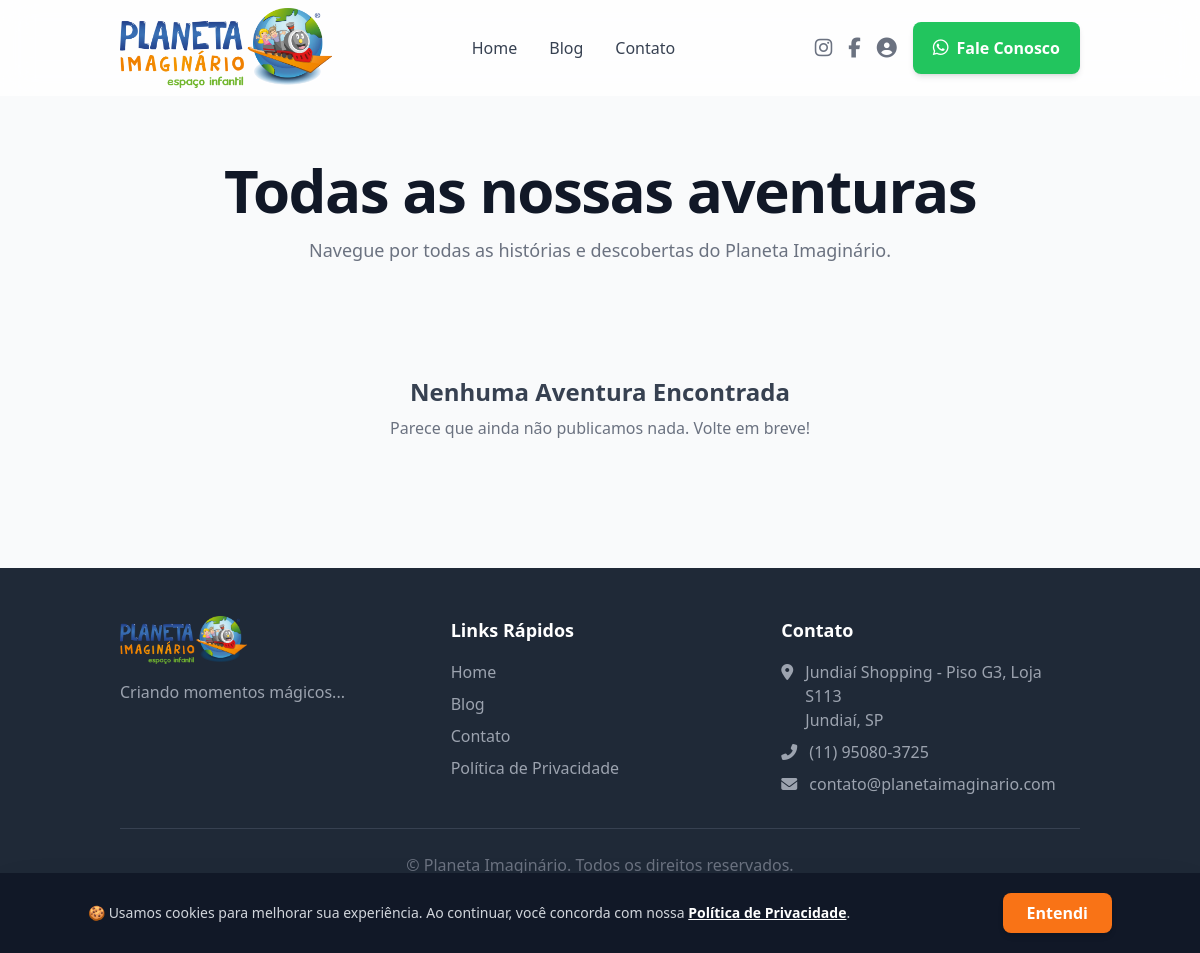
/blog, run on an earlier commit of the app's database.
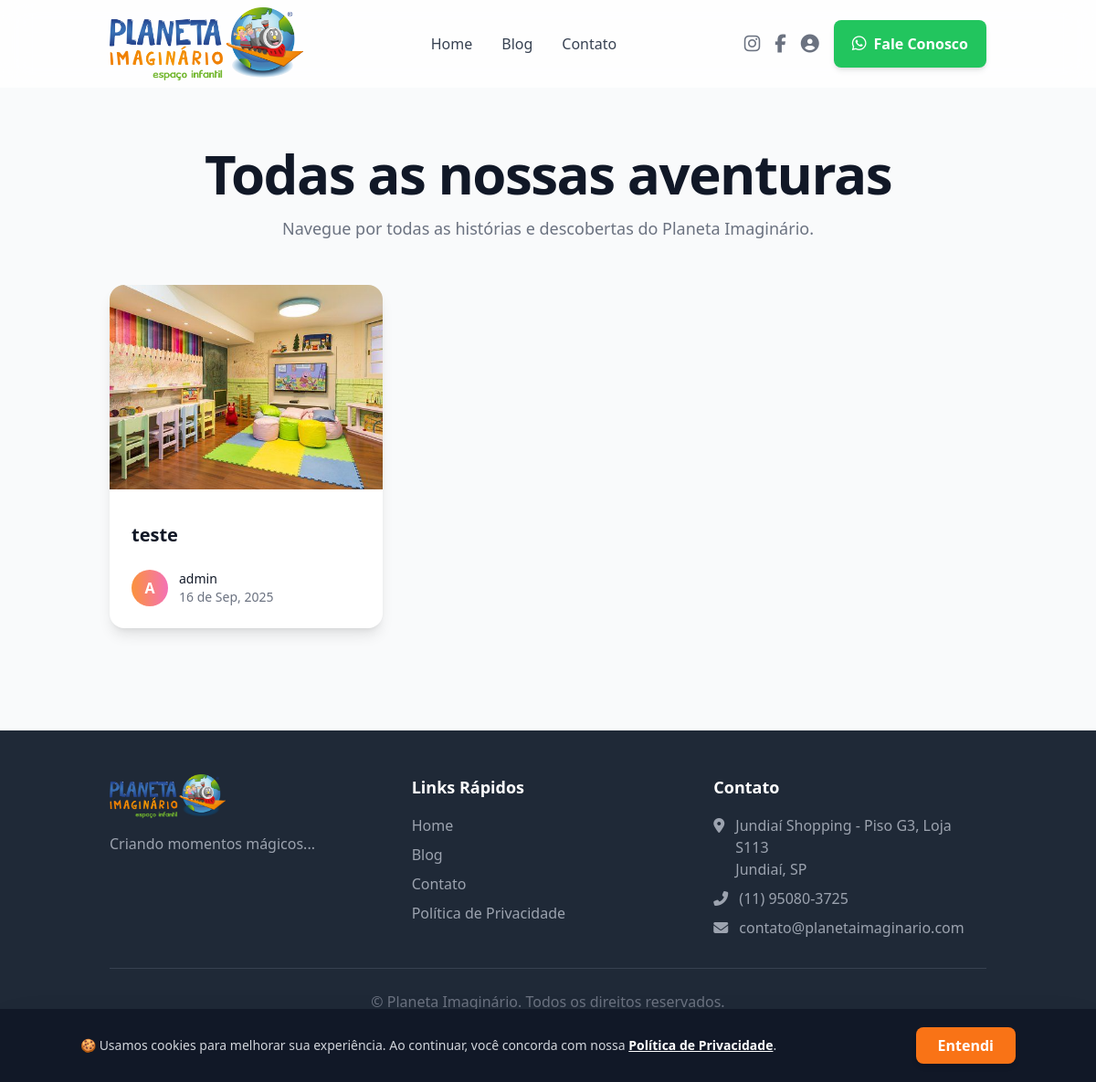
And on a later commit of the database.
### app/models.py (models this page shows, shortened)
class Settings(db.Model):
    id = db.Column(db.Integer, primary_key=True)
    lead_whatsapp_message = db.Column(db.Text, default="Olá [NOME_LEAD], recebemos seu contato e em breve retornaremos!")
    client_whatsapp_message = db.Column(db.Text, default="Olá [NOME_RESPONSAVEL], tudo bem? Somos da Planeta Imaginário.")
    birthday_congrats_message = db.Column(db.Text, default="Olá [NOME_RESPONSAVEL]! Passando para desejar um feliz aniversário para o(a) [NOME_CRIANCA]! 🎉🎈")
    birthday_notification_days = db.Column(db.Integer, default=30, comment="Número de dias de antecedência para destacar aniversariantes.")
    footer_address = db.Column(db.Text, default="Jundiaí Shopping - Piso G3, Loja S113\nJundiaí, SP")
    footer_phone = db.Column(db.String(50), default="(11) 95080-3725")
    footer_email = db.Column(db.String(120), default="contato@planetaimaginario.com")
    footer_instagram_link = db.Column(db.String(255), default="#")
    footer_facebook_link = db.Column(db.String(255), default="#")
    footer_whatsapp_link = db.Column(db.String(255), default="#")
    footer_copyright_text = db.Column(db.String(200), default="© Planeta Imaginário. Todos os direitos reservados.")

class Post(db.Model):
    id = db.Column(db.Integer, primary_key=True)
    title = db.Column(db.String(150), nullable=False)
    slug = db.Column(db.String(150), unique=True, nullable=False)
    content = db.Column(db.Text, nullable=False)
    cover_image = db.Column(db.String(100), nullable=True, default='default.jpg') # Armazena o nome do arquivo da imagem
    user_id = db.Column(db.Integer, db.ForeignKey('user.id'))
    author = db.relationship('User', backref='posts')
    categories = db.relationship('Category', secondary=post_categories, lazy='subquery',
        backref=db.backref('posts', lazy=True))
    gallery_images = db.relationship('Image', backref='post', lazy=True, cascade="all, delete-orphan")
    meta_description = db.Column(db.String(160))
    is_published = db.Column(db.Boolean, default=False)
    created_at = db.Column(db.DateTime, default=datetime.utcnow)
    updated_at = db.Column(db.DateTime, default=datetime.utcnow, onupdate=datetime.utcnow)

class User(UserMixin, db.Model): # Adicione UserMixin aqui
    id = db.Column(db.Integer, primary_key=True)
    username = db.Column(db.String(64), index=True, unique=True, nullable=False)
    email = db.Column(db.String(120), index=True, unique=True, nullable=False)
    password_hash = db.Column(db.String(256)) # Aumentei o tamanho por segurança
    role = db.Column(db.String(20), nullable=False, default='crianca')
    date_of_birth = db.Column(db.Date, nullable=True)
    created_at = db.Column(db.DateTime, default=datetime.utcnow)
    updated_at = db.Column(db.DateTime, default=datetime.utcnow, onupdate=datetime.utcnow)

### app/main/routes.py (the view)
@bp.route('/blog')
def blog_archive():
    page = request.args.get('page', 1, type=int)
    posts_pagination = Post.query.filter_by(is_published=True)\
                                 .order_by(Post.created_at.desc())\
                                 .paginate(page=page, per_page=9, error_out=False)
    return render_template('public/blog_archive.html', posts_pagination=posts_pagination)

### app/dashboard/routes.py (called while the page is built)
@bp.app_context_processor
def inject_global_variables():
    try:
        published_landing_pages = LandingPage.query.filter_by(is_published=True).order_by(LandingPage.title).all()
        site_settings = Settings.query.first()
        active_popup = Popup.query.filter_by(is_active=True).first()
        return dict(
            nav_landing_pages=published_landing_pages,
            site_settings=site_settings,
            active_popup=active_popup  # ✅ INJETA O POPUP
        )
    except Exception as e:
        print(f"Erro ao injetar variáveis globais: {e}")
        return dict(nav_landing_pages=[], site_settings=None, active_popup=None)

### app/main/routes.py (called while the page is built)
@bp.app_context_processor
def inject_global_variables():
    try:
        published_landing_pages = LandingPage.query.filter_by(is_published=True).order_by(LandingPage.title).all()
        site_settings = Settings.query.first()
        return dict(
            nav_landing_pages=published_landing_pages,
            site_settings=site_settings
        )
    except Exception as e:
        print(f"Erro ao injetar variáveis globais: {e}")
        return dict(
            nav_landing_pages=[],
            site_settings=None
        )

### app/templates/public/blog_archive.html (shortened to what this page needs)
{% extends "public/public_base.html" %}
{% set full_width_hero = True %}
{% block public_content %}
<div class="container mx-auto px-4 sm:px-6 lg:px-8 py-16">
    <div class="text-center mb-12">
        <h1 class="text-4xl md:text-6xl font-extrabold text-gray-900 tracking-tight">
            Todas as nossas aventuras
        </h1>
        <p class="mt-4 max-w-2xl mx-auto text-lg text-gray-500">
            Navegue por todas as histórias e descobertas do Planeta Imaginário.
        </p>
    </div>
    {% if posts_pagination.items %}
    <div class="grid grid-cols-1 md:grid-cols-2 lg:grid-cols-3 gap-8">
        {% for post in posts_pagination.items %}
        <article class="flex flex-col bg-white rounded-2xl shadow-lg hover:shadow-2xl transition-shadow duration-300 overflow-hidden group">
            <a href="{{ url_for('main.post_detail', slug=post.slug) }}" class="overflow-hidden">
                {% if post.cover_image and post.cover_image != 'default.jpg' %}
                    <img class="h-56 w-full object-cover group-hover:scale-105 transition-transform duration-500" src="{{ url_for('static', filename='uploads/' + post.cover_image) }}" alt="{{ post.title }}">
                {% endif %}
            </a>
            <div class="p-6 flex flex-col flex-grow">
                <h2 class="text-xl font-bold text-gray-900 leading-snug group-hover:text-indigo-600 transition-colors">
                    <a href="{{ url_for('main.post_detail', slug=post.slug) }}">{{ post.title }}</a>
                </h2>
                <div class="mt-6 flex items-center">
                    <div class="flex-shrink-0">
                        <span class="h-10 w-10 rounded-full bg-gradient-to-r from-orange-400 to-pink-400 flex items-center justify-center font-bold text-white">
                            {{ post.author.username[0]|upper }}
                        </span>
                    </div>
                    <div class="ml-3">
                        <p class="text-sm font-medium text-gray-900">{{ post.author.username }}</p>
                        <div class="text-sm text-gray-500">
                            <time datetime="{{ post.created_at.strftime('%Y-%m-%d') }}">{{ post.created_at.strftime('%d de %b, %Y') }}</time>
                        </div>
                    </div>
                </div>
            </div>
        </article>
        {% endfor %}
    </div>
    {% else %}
        <div class="text-center py-16">
            <h2 class="text-2xl font-semibold text-gray-700">Nenhuma Aventura Encontrada</h2>
            <p class="mt-2 text-gray-500">Parece que ainda não publicamos nada. Volte em breve!</p>
        </div>
    {% endif %}
</div>
{% endblock %}

### app/templates/public/public_base.html (shortened to what this page needs)
{% extends "base.html" %}
{% block content %}
<div class="min-h-screen bg-gray-50 flex flex-col antialiased">
  <header x-data="{ mobileMenuOpen: false, scrolled: false }"
        @scroll.window="scrolled = window.pageYOffset > 10"
        @keydown.escape.window="mobileMenuOpen = false"
        class="sticky top-0 z-30 bg-white/80 backdrop-blur-lg transition-shadow duration-300"
        :class="{ 'shadow-lg': scrolled }">
  <nav class="container mx-auto px-4 sm:px-6 lg:px-8">
    <div class="flex justify-between items-center h-24">
      <a href="{{ url_for('main.index') }}" class="flex-shrink-0 flex items-center space-x-3">
        <img class="h-20 w-auto" src="{{ url_for('static', filename='images/logo-planeta.webp') }}" alt="Logo Planeta Imaginário">
      </a>
      <div class="hidden lg:flex lg:items-center lg:space-x-8">
        <a href="{{ url_for('main.index') }}" class="font-medium text-gray-700 hover:text-indigo-600 nav-link-underline">Home</a>
        <a href="{{ url_for('main.blog_archive') }}" class="font-medium text-gray-700 hover:text-indigo-600 nav-link-underline">Blog</a>
        <a href="{{ url_for('main.contact') }}" class="font-medium text-gray-700 hover:text-indigo-600 nav-link-underline">Contato</a>
      </div>
      <div class="flex items-center space-x-4">
        <div class="hidden sm:flex items-center space-x-4">
          <a href="{{ site_settings.instagram_link or '#' }}" target="_blank" rel="noopener noreferrer" class="text-gray-500 hover:text-indigo-600 transition-colors" aria-label="Instagram"><i class="fab fa-instagram text-xl"></i></a>
          <a href="{{ site_settings.facebook_link or '#' }}" target="_blank" rel="noopener noreferrer" class="text-gray-500 hover:text-indigo-600 transition-colors" aria-label="Facebook"><i class="fab fa-facebook-f text-xl"></i></a>
          {% if current_user.is_authenticated %}
          <a href="{{ url_for('dashboard.index') }}" class="text-gray-500 hover:text-indigo-600 transition-colors" aria-label="Painel Administrativo" title="Painel Administrativo">
            <i class="fas fa-th-large text-xl"></i>
          </a>
          {% else %}
          <a href="{{ url_for('auth.login') }}" class="text-gray-500 hover:text-indigo-600 transition-colors" aria-label="Login" title="Login">
            <i class="fas fa-user-circle text-xl"></i>
          </a>
          {% endif %}
        </div>
        <a href="{{ site_settings.footer_whatsapp_link or '#' }}" target="_blank" rel="noopener noreferrer" class="hidden lg:flex items-center space-x-2 bg-green-500 hover:bg-green-600 text-white font-semibold px-5 py-3 rounded-lg transition-all duration-300 shadow-md hover:shadow-lg transform hover:-translate-y-0.5">
          <i class="fab fa-whatsapp text-lg"></i>
          <span>Fale Conosco</span>
        </a>
      </div>
    </div>
  </nav>
</header>
  <main class="flex-grow {% if not full_width_hero %}pt-24{% endif %}">
    {% block public_content %}{% endblock %}
  </main>
  <footer class="bg-gray-800 text-white">
    <div class="container mx-auto py-12 px-4 sm:px-6 lg:px-8">
      <div class="grid grid-cols-1 md:grid-cols-3 gap-8">
        <div>
          <img class="h-12 w-auto mb-4" src="{{ url_for('static', filename='images/logo-planeta.webp') }}" alt="Planeta Imaginário">
          <p class="text-gray-400">Criando momentos mágicos...</p>
        </div>
        <div>
          <h3 class="text-lg font-semibold mb-4">Links Rápidos</h3>
          <ul class="space-y-2">
            <li><a href="{{ url_for('main.index') }}" class="text-gray-400 hover:text-white">Home</a></li>
            <li><a href="{{ url_for('main.blog_archive') }}" class="text-gray-400 hover:text-white">Blog</a></li>
            <li><a href="{{ url_for('main.contact') }}" class="text-gray-400 hover:text-white">Contato</a></li>
            <li><a href="#" class="text-gray-400 hover:text-white">Política de Privacidade</a></li>
          </ul>
        </div>
        <div>
          <h3 class="text-lg font-semibold mb-4">Contato</h3>
          <ul class="space-y-2 text-gray-400">
            <li class="flex items-start"><i class="fas fa-map-marker-alt mt-1 mr-3"></i><span>{{ site_settings.footer_address | nl2br if site_settings }}</span></li>
            <li class="flex items-center"><i class="fas fa-phone-alt mr-3"></i><span>{{ site_settings.footer_phone if site_settings }}</span></li>
            <li class="flex items-center"><i class="fas fa-envelope mr-3"></i><span>{{ site_settings.footer_email if site_settings }}</span></li>
          </ul>
        </div>
      </div>
      <div class="mt-8 border-t border-gray-700 pt-6 text-center text-gray-500">
        <p>{{ site_settings.footer_copyright_text if site_settings }}</p>
        <p class="text-sm mt-2">Feito por <a href="https://sacadaweb.com.br" target="_blank" rel="noopener noreferrer" class="font-semibold text-gray-400 hover:text-white">SacadaWeb</a></p>
      </div>
    </div>
  </footer>
  <a href="{{ site_settings.footer_whatsapp_link or '#' }}" target="_blank" rel="noopener noreferrer" class="fixed bottom-6 right-6 z-20 h-14 w-14 rounded-full bg-green-500 text-white flex items-center justify-center shadow-lg hover:bg-green-600 hover:scale-105 transition-transform">
  </a>
  <div x-data="consentBanner" x-show="showBanner" x-cloak
       x-transition:enter="transition ease-out duration-500"
       x-transition:enter-start="transform translate-y-full"
       x-transition:enter-end="transform translate-y-0"
       x-transition:leave="transition ease-in duration-300"
       x-transition:leave-start="transform translate-y-0"
       x-transition:leave-end="transform translate-y-full"
       class="fixed bottom-0 left-0 right-0 bg-gray-900 text-white p-5 z-50 shadow-2xl">
      <div class="container mx-auto flex flex-col sm:flex-row items-center justify-between gap-4">
          <p class="text-sm text-gray-300 text-center sm:text-left">
              🍪 Usamos cookies para melhorar sua experiência. Ao continuar, você concorda com nossa <a href="#" target="_blank" class="font-semibold text-white underline hover:text-orange-400">Política de Privacidade</a>.
          </p>
          <button @click="acceptConsent" class="flex-shrink-0 bg-orange-500 hover:bg-orange-600 text-white font-bold py-2 px-6 rounded-lg shadow-md">
              Entendi
          </button>
      </div>
  </div>
</div>
{% endblock %}

### app/templates/base.html (shortened to what this page needs)
<!DOCTYPE html>
<html lang="pt-BR">
<head>
    <script src="https://cdn.tailwindcss.com"></script>
    <link href="https://cdn.jsdelivr.net/npm/tom-select@2.2.2/dist/css/tom-select.css" rel="stylesheet">
    <link rel="stylesheet" href="https://cdnjs.cloudflare.com/ajax/libs/font-awesome/6.5.2/css/all.min.css" />
    <link href="https://cdn.jsdelivr.net/npm/quill@2.0.2/dist/quill.snow.css" rel="stylesheet">
</head>
<body class="bg-gray-100">
    {% block content %}{% endblock %}
</body>
</html>

What changed in the data, as far as the page shows it:
added Post: cover_image (picture), title "teste", author "A", author.username "admin", created_at "16 de Sep, 2025"
Also different on the page:
text no longer shown: "Nenhuma Aventura Encontrada Parece que ainda não publicamos nada. Volte em breve!"
